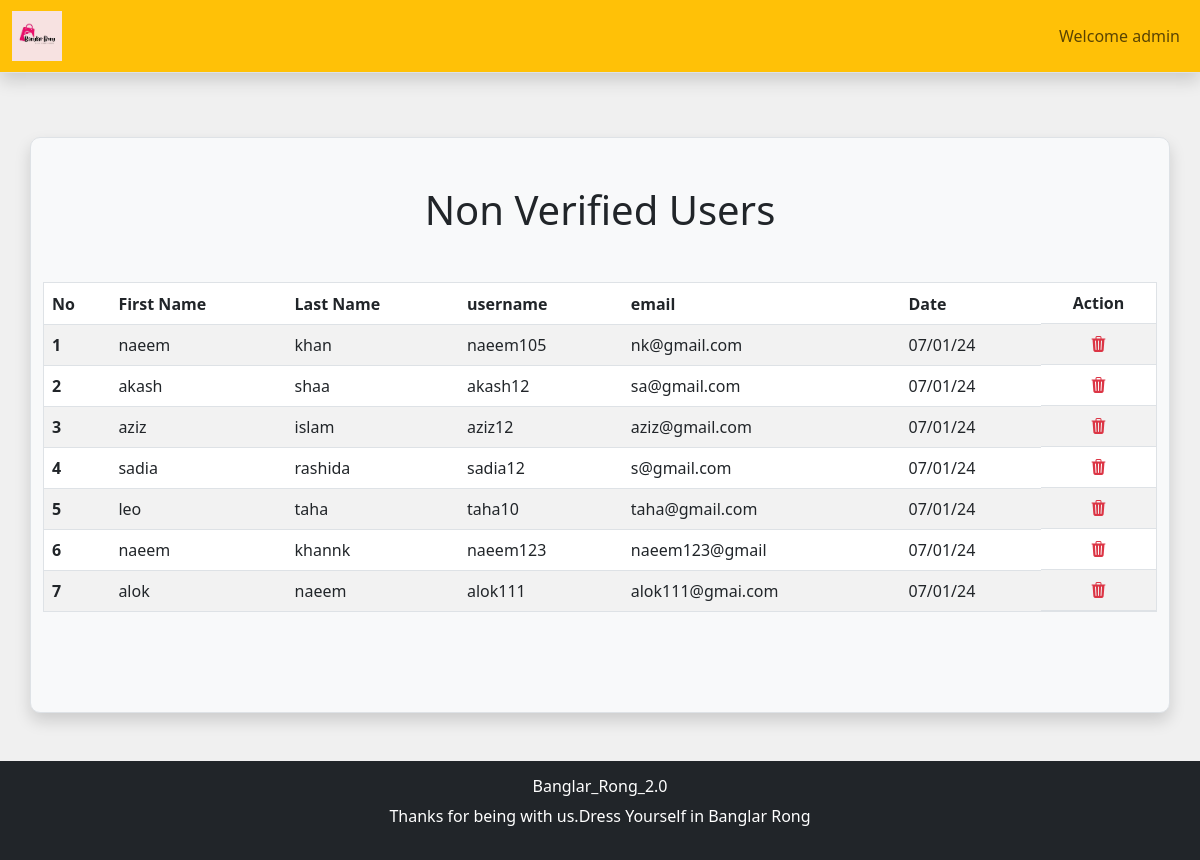
Page /admin_area/users.php (signed in) on the committed database.
### tables this page shows
CREATE TABLE `users` (
  `id` int(120) NOT NULL,
  `fname` varchar(150) DEFAULT NULL,
  `lname` varchar(150) DEFAULT NULL,
  `username` varchar(150) DEFAULT NULL,
  `email` varchar(150) DEFAULT NULL,
  `password` varchar(150) DEFAULT NULL,
  `verify` tinyint(1) NOT NULL,
  `verify_code` text NOT NULL,
  `date` timestamp NULL DEFAULT current_timestamp(),
  `phone_no` text NOT NULL,
  `address` text NOT NULL
);

### admin_area/users.php (the view, shortened to what this page needs)
<?php
require('header.php');
?>
    <div class="container mt-3  mb-5 bg-light rounded-lg border border-rounded shadow">
        <h1 class="text-center my-5">Non Verified Users</h1>
        <table class="table table-striped border">
  <thead>
    <tr>
      <th scope="col">No</th>
      <th scope="col">First Name</th>
      <th scope="col">Last Name</th>
      <th scope="col">username</th>
      <th scope="col">email</th>
      <th scope="col">Date</th>
      <th scope="col" class='d-flex justify-content-around'>Action</th>
    </tr>
  </thead>
  <tbody>
    <?php
    global $con;
    $select_query = "SELECT * FROM `users` WHERE `verify`=0 AND  `date`<DATE_SUB(NOW(), INTERVAL 30 MINUTE)";
$result_query = mysqli_query($con, $select_query);
$no = 1;
while ($row = mysqli_fetch_assoc($result_query)) {
    $id = $row['id'];
    $username = $row['username'];
    $email = $row['email'];
    $lname = $row['lname'];
    $fname = $row['fname'];
    $timestamp = $row['date'];
    $timestamp = date("d/m/y",strtotime($timestamp));
    ?>
    <tr class='product-<?php echo $id;?>'>
      <th scope="row"><?php echo $no++;?></th>
      <td><?php echo $fname;?></td>
      <td><?php echo $lname;?></td>
      <td><?php echo $username;?></td>
      <td><?php echo $email;?></td>
      <td ><?php echo $timestamp;?></td>
      <td class='d-flex justify-content-around'><a href="users.php?username=<?php echo $email?>"><i class="bi bi-trash3-fill text-danger"></i></a></td>
    </tr>
    <?php
}?>
  </tbody>
</table>
</div>
<?php
require('footer.php')
?>

### style.css (style rules this page uses)
* { margin: 0; padding: 0; box-sizing: border-box; }

### admin_area/header.php (style rules this page uses)
table { margin-bottom: 100px !important; }
.border-rounded { border-radius: 10px; }

### rows in the picture
users: fname "naeem", lname "khan", username "naeem105", email "nk@gmail.com", date "07/01/24"
users: fname "akash", lname "shaa", username "akash12", email "sa@gmail.com", date "07/01/24"
users: fname "aziz", lname "islam", username "aziz12", email "aziz@gmail.com", date "07/01/24"
users: fname "sadia", lname "rashida", username "sadia12", email "s@gmail.com", date "07/01/24"
users: fname "leo", lname "taha", username "taha10", email "taha@gmail.com", date "07/01/24"
users: fname "naeem", lname "khannk", username "naeem123", email "naeem123@gmail", date "07/01/24"
users: fname "alok", lname "naeem", username "alok111", email "alok111@gmai.com", date "07/01/24"

### other values in the picture
$_SESSION['admin_name'] "admin"
